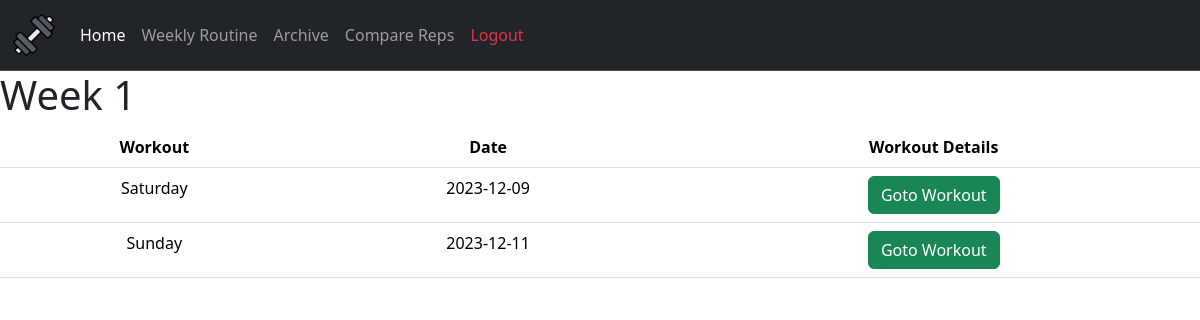
The app's page /archive (signed in), older data.
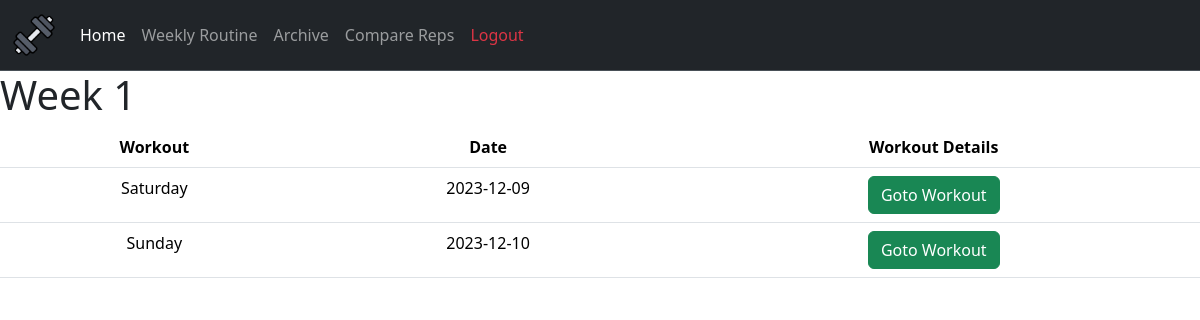
The same page, newer data.
### webapp/tables.py (models this page shows)
class Workout(db.Model):
    id = db.Column(db.Integer, primary_key = True)
    date = db.Column(db.String(10), default = func.current_date())
    day = db.Column(db.String(12), nullable = False)
    week = db.Column(db.String(150))
    user_id = db.Column(db.Integer, db.ForeignKey('user.id'))
    workout_number = db.Column(db.Integer, nullable=False, unique=False)

### webapp/routes.py (the view)
@routes.route("/archive")
@login_required
def archive():
    workouts = db.session.query(Workout).filter_by(user_id = current_user.id).all()
    weeks = db.session.query(Workout.week).filter_by(user_id = current_user.id).distinct().all()
    weeks = [week[0] for week in weeks]
    return render_template("archive.html", workouts = workouts, weeks = weeks)

### webapp/templates/archive.html (shortened to what this page needs)
{% extends "layout.html" %}
{% block main %}
<div class="containter-fluid fs-6">
    {% for week in weeks %}
    <h1>Week {{ week }}</h1>
    <table class="table text-sm-center">
        <thead>
            <tr>
                <th scope="col">Workout</th>
                <th scope="col">Date</th>
                <th scope="col">Workout Details</th>
            </tr>
        </thead>
        {% for workout in workouts %}
        {% if workout.week  ==  week %}
        <tr>
            <td>{{ workout.day }}</td>
            <td>{{ workout.date }}</td>
            <td><a href="workout/{{ workout.id }}"><button class="btn btn-success">Goto Workout</button></a></td>
        </tr>
        {% endif %}
        {% endfor %}
    </table>
    {% endfor %}
</div>
{% endblock %}

Row changes from the older to the newer data that the page shows:
changed Workout "Sunday": date "2023-12-11" → "2023-12-10"
